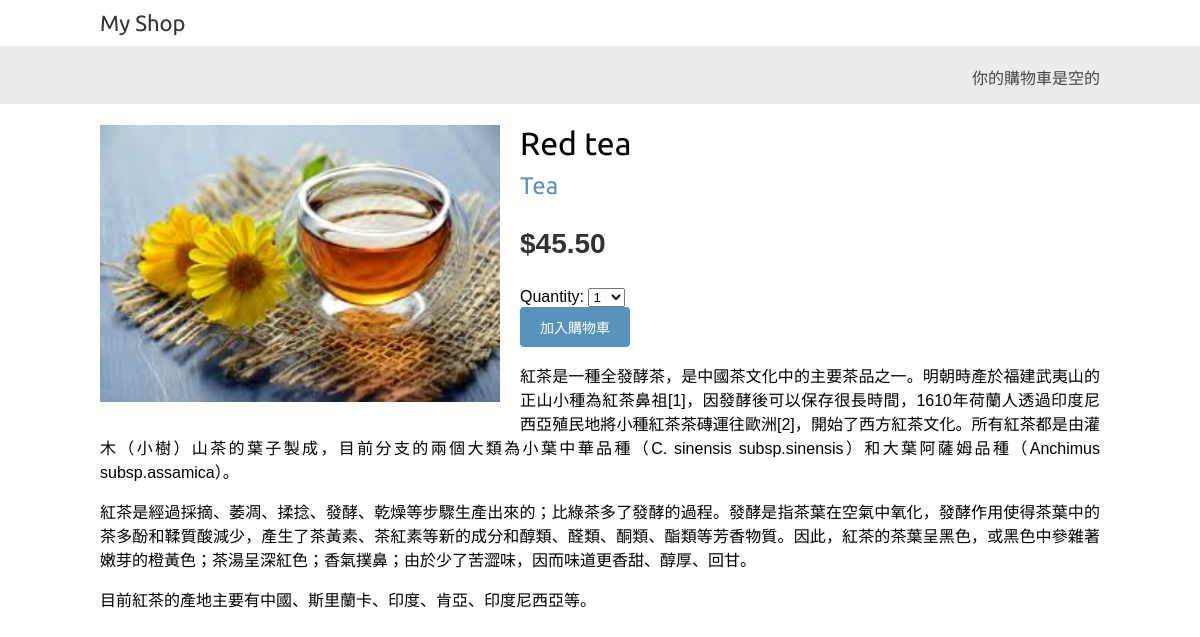
/2/red-tea/, run on the app's committed database.
### shop/models.py (models this page shows, shortened)
class Product(models.Model):
    category = models.ForeignKey(Category, related_name='products', on_delete=models.CASCADE)
    name = models.CharField(max_length=200)
    slug = models.SlugField(max_length=200)
    image = models.ImageField(upload_to='products/%Y/%m/%d', blank=True)
    description = models.TextField(blank=True)
    price = models.DecimalField(max_digits=10, decimal_places=2)
    available = models.BooleanField(default=True)
    created = models.DateTimeField(auto_now_add=True)
    updated = models.DateTimeField(auto_now=True)
    class Meta:
        ordering = ['name']
        indexes = [models.Index(fields=['id', 'slug']),
                   models.Index(fields=['name']),
                   models.Index(fields=['-created'])]

class Category(models.Model):
    name = models.CharField(max_length=200)
    slug = models.SlugField(max_length=200, unique=True)
    class Meta:
        ordering = ['name']
        indexes = [
            models.Index(fields=['name']),
        ]
        verbose_name = 'category'
        verbose_name_plural = 'categories'
    def get_absolute_url(self):
        return reverse('shop:product_list_by_category', args=[self.slug])
    def __str__(self):
        return self.name

### shop/views.py (the view)
# urls.py: path('<int:id>/<slug:slug>/', views.product_detail, name='product_detail'),
def product_detail(request, id, slug):
    product = get_object_or_404(Product, id=id, slug=slug, available=True)
    cart_product_form = CartAddProductForm()
    return render(request=request,
                  template_name='shop/product/detail.html',
                  context={'product': product,
                           'cart_product_form': cart_product_form})

### cart/forms.py
class CartAddProductForm(forms.Form):
    quantity = forms.TypedChoiceField(choices=PRODUCT_QUANTITY_CHOICES, coerce=int)
    override = forms.BooleanField(required=False, initial=False, widget=forms.HiddenInput)

### cart/cart.py (called while the page is built)
    def __len__(self):
        return sum(item['quantity'] for item in self.cart.values())

### cart/context_processors.py (called while the page is built)
def cart(request):
    return {'cart': Cart(request)}

### shop/templates/shop/product/detail.html (shortened to what this page needs)
{% extends 'shop/base.html' %}
{% load static %}
{% block content %}
  <div class="product-detail">
    <img src="{% if product.image %} {{ product.image.url }} {% else %} {% static 'img/no_image.png' %} {% endif %}">
    <h1>{{ product.name }}</h1>
    <h2>
      <a href="{{ product.category.get_absolute_url }}">
        {{ product.category }}
      </a>
    </h2>
    <p class="price">${{ product.price}}</p>
    <form action="{% url 'cart:cart_add' product.id %}" method="post">
      {{ cart_product_form }}
      <input type="submit" value="加入購物車">
    </form>
    {{ product.description|linebreaks }}
  </div>
{% endblock %}

### shop/static/base.css (style rules this page uses)
body { margin:0; padding:0; font-family:helvetica, sans-serif; }
h1, h2, h3, h4, h5 , h6 { font-family: 'Ubuntu', sans-serif; font-weight:normal; }
a { text-decoration:none; color:#5993bb; }
a.button, input[type="submit"] { color:#fff; background:#5993bb; border-radius:4px; padding:10px 20px; font-size:14px; border:0; }
.product-detail { text-align:justify; }
.product-detail .price { color:#333; font-size:28px; font-weight:bold; }
.product-detail img { width:40%; float:left; padding:0 20px 20px 0; }
.product-detail h1 { margin-bottom:0; }
.product-detail h2 { margin-top:10px; }

### data on the page
Product: image (picture), name "Red tea", category "Tea", price "45.50", description "紅茶是一種全發酵茶，是中國茶文化中的主要茶品之一。明朝時產於福建武夷山的正山小種為紅茶鼻祖[1]，因發酵後可以保存很長時間，1610年荷蘭人透過印度尼西亞殖民地將小種紅茶茶磚運往歐洲[2]，開始了西方紅茶文化。所有紅茶都是由灌木（小樹）山茶的葉子製成，目前分支的兩個大類為小葉中華品種（C. sinensis subsp.sinensis）和大葉阿薩姆品種（Anchimus subsp.assamica）。 紅茶是經過採摘、萎凋、揉捻、發酵、乾燥等步驟生產出來的；比綠茶多了發酵的過程。發酵是指茶葉在空氣中氧化，發酵作用使得茶葉中的茶多酚和鞣質酸減少，產生了茶黃素、茶紅素等新的成分和醇類、醛類、酮類、酯類等芳香物質。因此，紅茶的茶葉呈黑色，或黑色中參雜著嫩芽的橙黃色；茶湯呈深紅色；香氣撲鼻；由於少了苦澀味，因而味道更香甜、醇厚、回甘。 目前紅茶的產地主要有中國、斯里蘭卡、印度、肯亞、印度尼西亞等。"
